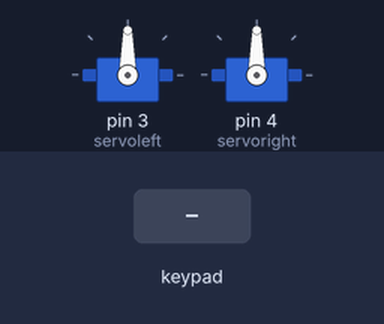
A sketch run on a simulated Arduino Uno, built with avr-gcc and run on an emulated ATmega328P. Shown: 2 × servo. The test bench sets the inputs (shaded band).

Above: at 1.2 s.
1.3 s: key 'U' pressed
At 1.51 s:
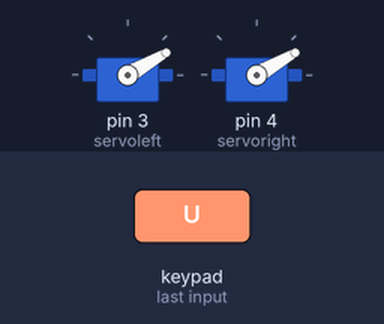
3.2 s: key 'D' pressed
At 3.43 s:
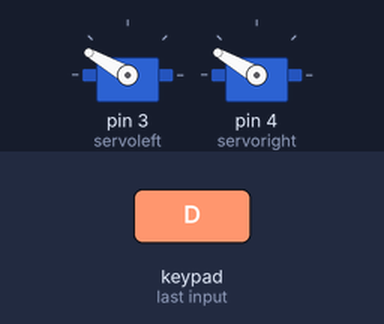
5.1 s: key 'L' pressed
At 5.35 s:
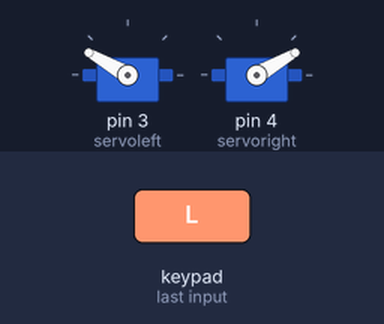
7.0 s: key 'R' pressed
At 7.21 s:
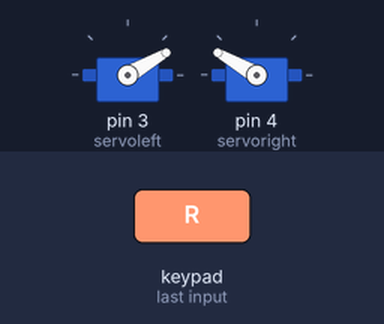
8.9 s: key 'X' pressed
At 9.13 s:
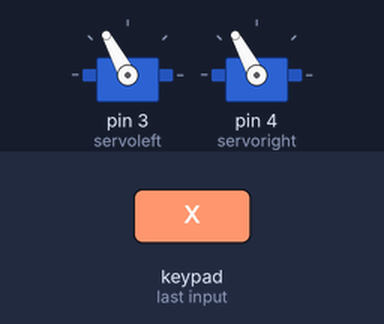
10.8 s: key 'O' pressed
At 11.0 s:
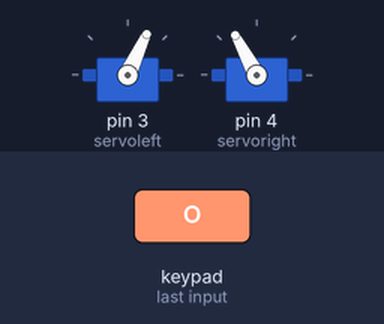
Timing chart, 0 to 13.7 s (numbered marks = the images above; inputs shaded):
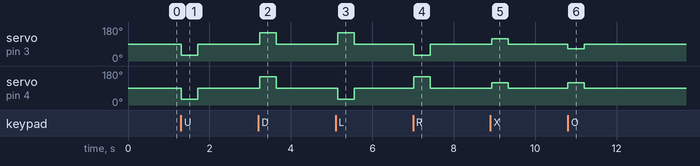

Measured:
- after the input at 1.3 s, servo on pin 3 (servoleft), servo on pin 4 (servoright): 90° → 30° at once, → 90° 0.40 s later
- after the input at 3.2 s, servo on pin 3 (servoleft), servo on pin 4 (servoright): 90° → 150° at once, → 90° 0.40 s later
- after the input at 5.1 s, servo on pin 3 (servoleft): 90° → 150° after 0.05 s, → 90° 0.40 s later; servo on pin 4 (servoright): 90° → 30° after 0.05 s, → 90° 0.40 s later
- after the input at 7.0 s, servo on pin 3 (servoleft): 90° → 30° at once, → 90° 0.40 s later; servo on pin 4 (servoright): 90° → 150° at once, → 90° 0.40 s later
- after the input at 8.9 s, servo on pin 3 (servoleft), servo on pin 4 (servoright): 90° → 118° at once, → 90° 0.40 s later
- after the input at 10.8 s, servo on pin 3 (servoleft): 90° → 65° at once, → 90° 0.40 s later; servo on pin 4 (servoright): 90° → 118° at once, → 90° 0.40 s later

The sketch:

rc_controller.ino
```cpp
//*********************************************************************************
// www.Lynxmotion.com
// Basic code for 2WD rover using continuous rotation servos, controlled via PS2
// Right now, the library does NOT support hot pluggable controllers, meaning
// you must always either restart your Arduino after you connect the controller,
// or call config_gamepad(pins) again after connecting the controller.
//*********************************************************************************

#include <PS2X_lib.h>  //for v1.6
#include <Servo.h>

// create PS2 Controller Class
PS2X ps2x;
int error = 0;
byte vibrate = 0;

// create servo objects to control the servos
Servo servoleft; // left servo
Servo servoright; // right servo


// 0 < write_value < 90 -> foward
// 90 < write_value < 180 -> SLOW_BACKWARD
// write_value = 90 -> stop
#define Deadzone 10 //PS2 analog joystick Deadzone
#define SLOW_BACKWARD 118
#define SLOW_FORWARD 65

#define FAST_BACKWARD 150
#define FAST_FORWARD 30

#define STOP 90

void setup(){
 Serial.begin(9600);

 // Attaches servos to digital pins 3 and 4 on the BotBoarduino
 servoleft.attach(3);
 servoright.attach(4);

 pinMode(7, INPUT);

 error = ps2x.config_gamepad(9,7,8,6, true, true);
}


void loop(){

  ps2x.read_gamepad();          //read controller

      // This code uses the colored buttons on the right side of the joystick
      // Go SLOW_FORWARD
      if(ps2x.Button(PSB_GREEN)) {
       servoleft.write(SLOW_FORWARD);
       servoright.write(SLOW_FORWARD);

      }
      // Go SLOW_BACKWARD
      else if(ps2x.Button(PSB_BLUE)){
       servoleft.write(SLOW_BACKWARD);
       servoright.write(SLOW_BACKWARD);

      }
      // Go left
      else if(ps2x.Button(PSB_PINK)) {
       servoleft.write(SLOW_BACKWARD);
       servoright.write(SLOW_FORWARD);
      }
      // Go right
      else if(ps2x.Button(PSB_RED)){
       servoleft.write(SLOW_FORWARD);
       servoright.write(SLOW_BACKWARD);

      }
      // This code uses the direction buttons on the left side of the joystick
      // Go FORWARD
      else if(ps2x.Button(PSB_PAD_UP)) {
       servoleft.write(FAST_FORWARD);
       servoright.write(FAST_FORWARD);

      }
      // Go BACKWARD
      else if(ps2x.Button(PSB_PAD_DOWN)){
       servoleft.write(FAST_BACKWARD);
       servoright.write(FAST_BACKWARD);

      }
      // Go left
      else if(ps2x.Button(PSB_PAD_LEFT)) {
       servoleft.write(FAST_BACKWARD);
       servoright.write(FAST_FORWARD);
      }
      // Go right
      else if(ps2x.Button(PSB_PAD_RIGHT)){
       servoleft.write(FAST_FORWARD);
       servoright.write(FAST_BACKWARD);

      }
      else {
       servoleft.write(STOP);    // Adjust these values if the servos still move slightly
       servoright.write(STOP);
      }
      // To do debugging
      // Serial.println();
 delay(50);

}
```
